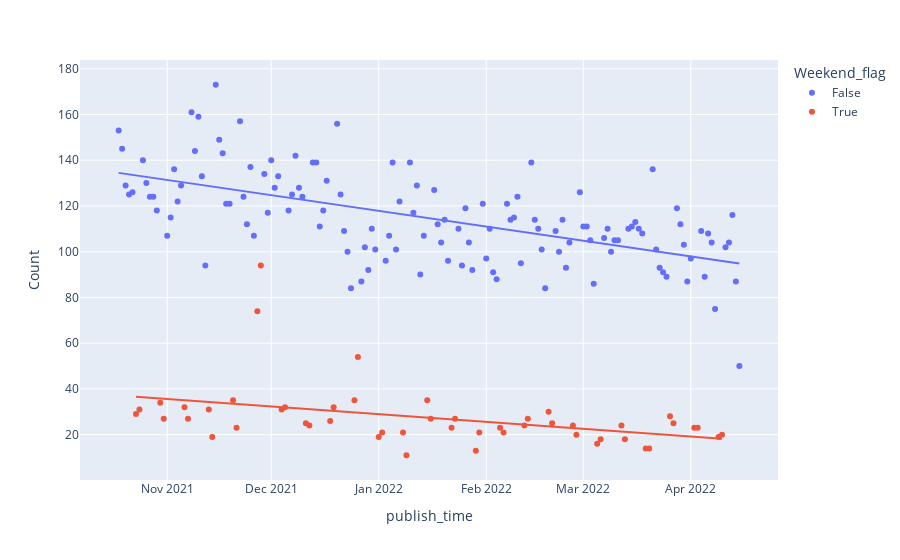

Here is the notebook cell this chart was saved with:
### Code cell
px.scatter(time_gb, 'publish_time', 'Count'
           , color='Weekend_flag'
          , trendline='ols')

### Figure 1 — Plotly figure (JSON) as saved in the notebook; plotly's stock layout.template omitted (floating-point values rounded to 4 significant figures; data arrays with more than 128 entries replaced by an {"elided": "..."} marker saying what was removed)
{"data": [{"hovertemplate": "Weekend_flag=False<br>publish_time=%{x}<br>Count=%{y}<extra></extra>", "legendgroup": "False", "marker": {"color": "#636efa", "symbol": "circle"}, "mode": "markers", "name": "False", "orientation": "v", "showlegend": true, "type": "scatter", "x": {"elided": "130 str values"}, "xaxis": "x", "y": {"elided": "130 int values"}, "yaxis": "y"}, {"hovertemplate": "<b>OLS trendline</b><br>Count = -2.56391e-06 * publish_time + 4325.21<br>R<sup>2</sup>=0.358002<br><br>Weekend_flag=False<br>publish_time=%{x}<br>Count=%{y} <b>(trend)</b><extra></extra>", "legendgroup": "False", "marker": {"color": "#636efa", "symbol": "circle"}, "mode": "lines", "name": "False", "showlegend": false, "type": "scatter", "x": {"elided": "130 str values"}, "xaxis": "x", "y": {"elided": "130 float values"}, "yaxis": "y"}, {"hovertemplate": "Weekend_flag=True<br>publish_time=%{x}<br>Count=%{y}<extra></extra>", "legendgroup": "True", "marker": {"color": "#EF553B", "symbol": "circle"}, "mode": "markers", "name": "True", "orientation": "v", "showlegend": true, "type": "scatter", "x": ["2021-10-23T00:00:00", "2021-10-24T00:00:00", "2021-10-30T00:00:00", "2021-10-31T00:00:00", "2021-11-06T00:00:00", "2021-11-07T00:00:00", "2021-11-13T00:00:00", "2021-11-14T00:00:00", "2021-11-20T00:00:00", "2021-11-21T00:00:00", "2021-11-27T00:00:00", "2021-11-28T00:00:00", "2021-12-04T00:00:00", "2021-12-05T00:00:00", "2021-12-11T00:00:00", "2021-12-12T00:00:00", "2021-12-18T00:00:00", "2021-12-19T00:00:00", "2021-12-25T00:00:00", "2021-12-26T00:00:00", "2022-01-01T00:00:00", "2022-01-02T00:00:00", "2022-01-08T00:00:00", "2022-01-09T00:00:00", "2022-01-15T00:00:00", "2022-01-16T00:00:00", "2022-01-22T00:00:00", "2022-01-23T00:00:00", "2022-01-29T00:00:00", "2022-01-30T00:00:00", "2022-02-05T00:00:00", "2022-02-06T00:00:00", "2022-02-12T00:00:00", "2022-02-13T00:00:00", "2022-02-19T00:00:00", "2022-02-20T00:00:00", "2022-02-26T00:00:00", "2022-02-27T00:00:00", "2022-03-05T00:00:00", "2022-03-06T00:00:00", "2022-03-12T00:00:00", "2022-03-13T00:00:00", "2022-03-19T00:00:00", "2022-03-20T00:00:00", "2022-03-26T00:00:00", "2022-03-27T00:00:00", "2022-04-02T00:00:00", "2022-04-03T00:00:00", "2022-04-09T00:00:00", "2022-04-10T00:00:00"], "xaxis": "x", "y": [29, 31, 34, 27, 32, 27, 31, 19, 35, 23, 74, 94, 31, 32, 25, 24, 26, 32, 35, 54, 19, 21, 21, 11, 35, 27, 23, 27, 13, 21, 23, 21, 24, 27, 30, 25, 24, 20, 16, 18, 24, 18, 14, 14, 28, 25, 23, 23, 19, 20], "yaxis": "y"}, {"hovertemplate": "<b>OLS trendline</b><br>Count = -1.26062e-06 * publish_time + 2097.64<br>R<sup>2</sup>=0.160223<br><br>Weekend_flag=True<br>publish_time=%{x}<br>Count=%{y} <b>(trend)</b><extra></extra>", "legendgroup": "True", "marker": {"color": "#EF553B", "symbol": "circle"}, "mode": "lines", "name": "True", "showlegend": false, "type": "scatter", "x": ["2021-10-23T00:00:00", "2021-10-24T00:00:00", "2021-10-30T00:00:00", "2021-10-31T00:00:00", "2021-11-06T00:00:00", "2021-11-07T00:00:00", "2021-11-13T00:00:00", "2021-11-14T00:00:00", "2021-11-20T00:00:00", "2021-11-21T00:00:00", "2021-11-27T00:00:00", "2021-11-28T00:00:00", "2021-12-04T00:00:00", "2021-12-05T00:00:00", "2021-12-11T00:00:00", "2021-12-12T00:00:00", "2021-12-18T00:00:00", "2021-12-19T00:00:00", "2021-12-25T00:00:00", "2021-12-26T00:00:00", "2022-01-01T00:00:00", "2022-01-02T00:00:00", "2022-01-08T00:00:00", "2022-01-09T00:00:00", "2022-01-15T00:00:00", "2022-01-16T00:00:00", "2022-01-22T00:00:00", "2022-01-23T00:00:00", "2022-01-29T00:00:00", "2022-01-30T00:00:00", "2022-02-05T00:00:00", "2022-02-06T00:00:00", "2022-02-12T00:00:00", "2022-02-13T00:00:00", "2022-02-19T00:00:00", "2022-02-20T00:00:00", "2022-02-26T00:00:00", "2022-02-27T00:00:00", "2022-03-05T00:00:00", "2022-03-06T00:00:00", "2022-03-12T00:00:00", "2022-03-13T00:00:00", "2022-03-19T00:00:00", "2022-03-20T00:00:00", "2022-03-26T00:00:00", "2022-03-27T00:00:00", "2022-04-02T00:00:00", "2022-04-03T00:00:00", "2022-04-09T00:00:00", "2022-04-10T00:00:00"], "xaxis": "x", "y": [36.58, 36.47, 35.82, 35.71, 35.06, 34.95, 34.3, 34.19, 33.53, 33.42, 32.77, 32.66, 32.01, 31.9, 31.25, 31.14, 30.48, 30.38, 29.72, 29.61, 28.96, 28.85, 28.2, 28.09, 27.43, 27.33, 26.67, 26.56, 25.91, 25.8, 25.15, 25.04, 24.38, 24.28, 23.62, 23.51, 22.86, 22.75, 22.1, 21.99, 21.34, 21.23, 20.57, 20.46, 19.81, 19.7, 19.05, 18.94, 18.29, 18.18], "yaxis": "y"}], "layout": {"legend": {"title": {"text": "Weekend_flag"}, "tracegroupgap": 0}, "margin": {"t": 60}, "xaxis": {"anchor": "y", "domain": [0, 1], "title": {"text": "publish_time"}}, "yaxis": {"anchor": "x", "domain": [0, 1], "title": {"text": "Count"}}}}
